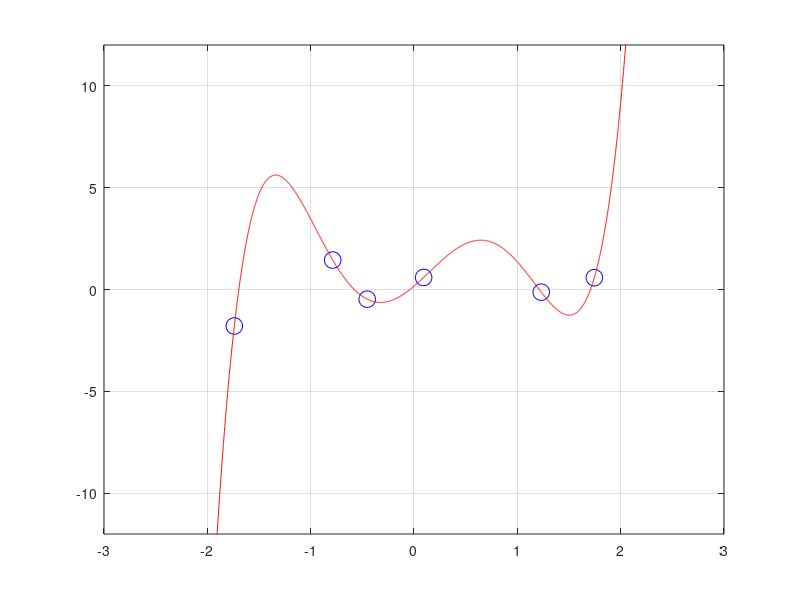

This chart was generated by the following MATLAB code:
% RANDSIXPOLY  Generate 6 random points in the plane and put a polynomial
%    through them.  Plot the polynomial and print it as a string.

% generate points and plot them
x = randn(1,6);
y = randn(1,6);
plot(x,y,'bo','markersize',12)

% use built-in "vander" to generate polynomial
A = fliplr(vander(x));
b = y';
v = A \ b;      % v holds coefficients
xx = -3:.001:3;
P = v(1) + v(2)*xx + v(3)*xx.^2 + v(4)*xx.^3 + v(5)*xx.^4 + v(6)*xx.^5;

% plot curve
hold on, plot(xx,P,'r'), hold off
axis([-3 3 -12 12])  % big vertical range is controlled, even though
                     %   we may lose parts of the polynomial graph
grid on

% print the polynomial as a string
fprintf('result:\n')
fprintf('  P(x) = %f + %f x + %f x^2 + %f x^3 +\n',v(1),v(2),v(3),v(4))
fprintf('         + %f x^4 + %f x^5\n',v(5),v(6))
